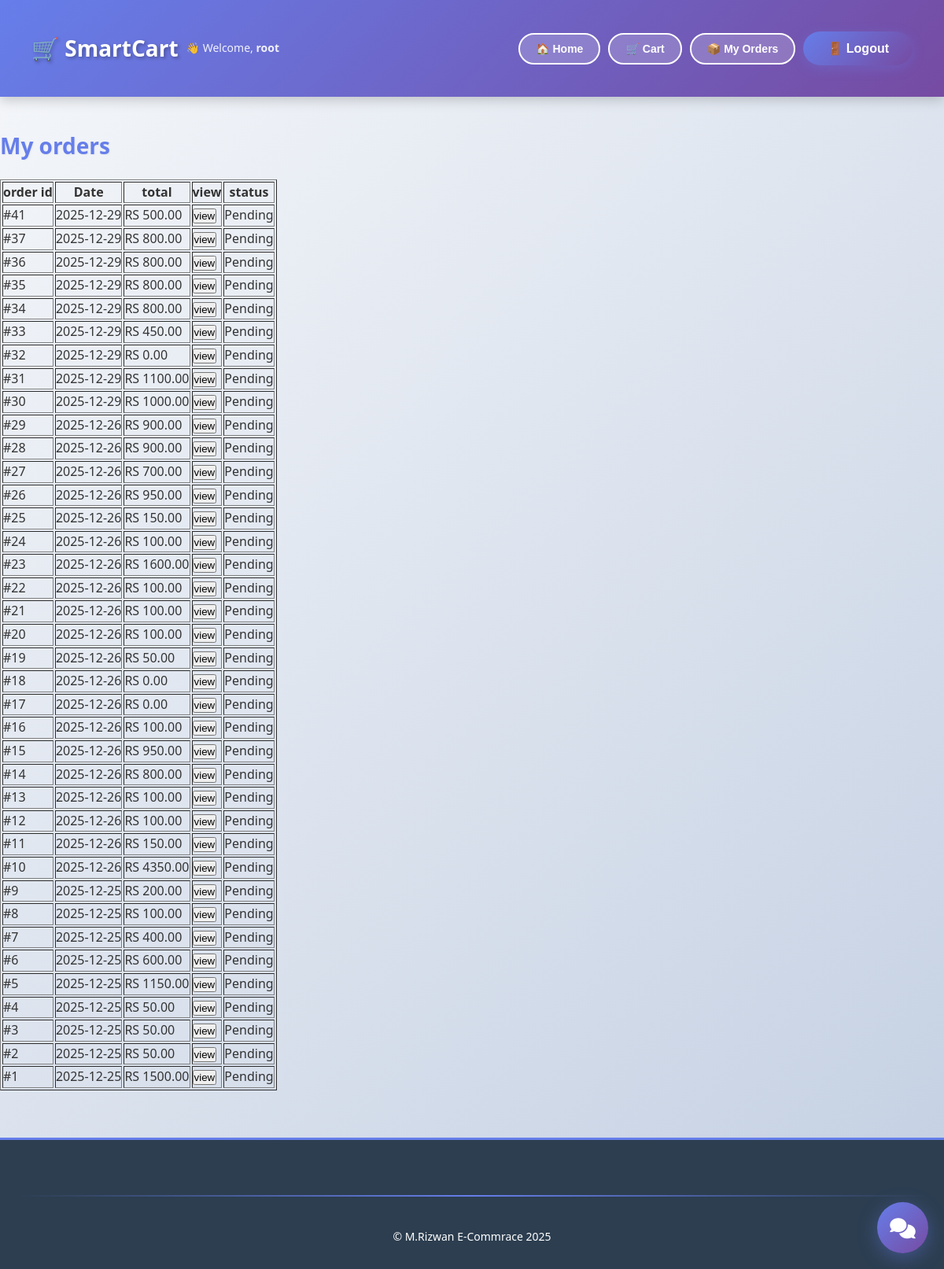
Page /orders/my-orders/ (signed in) on the earlier database version.
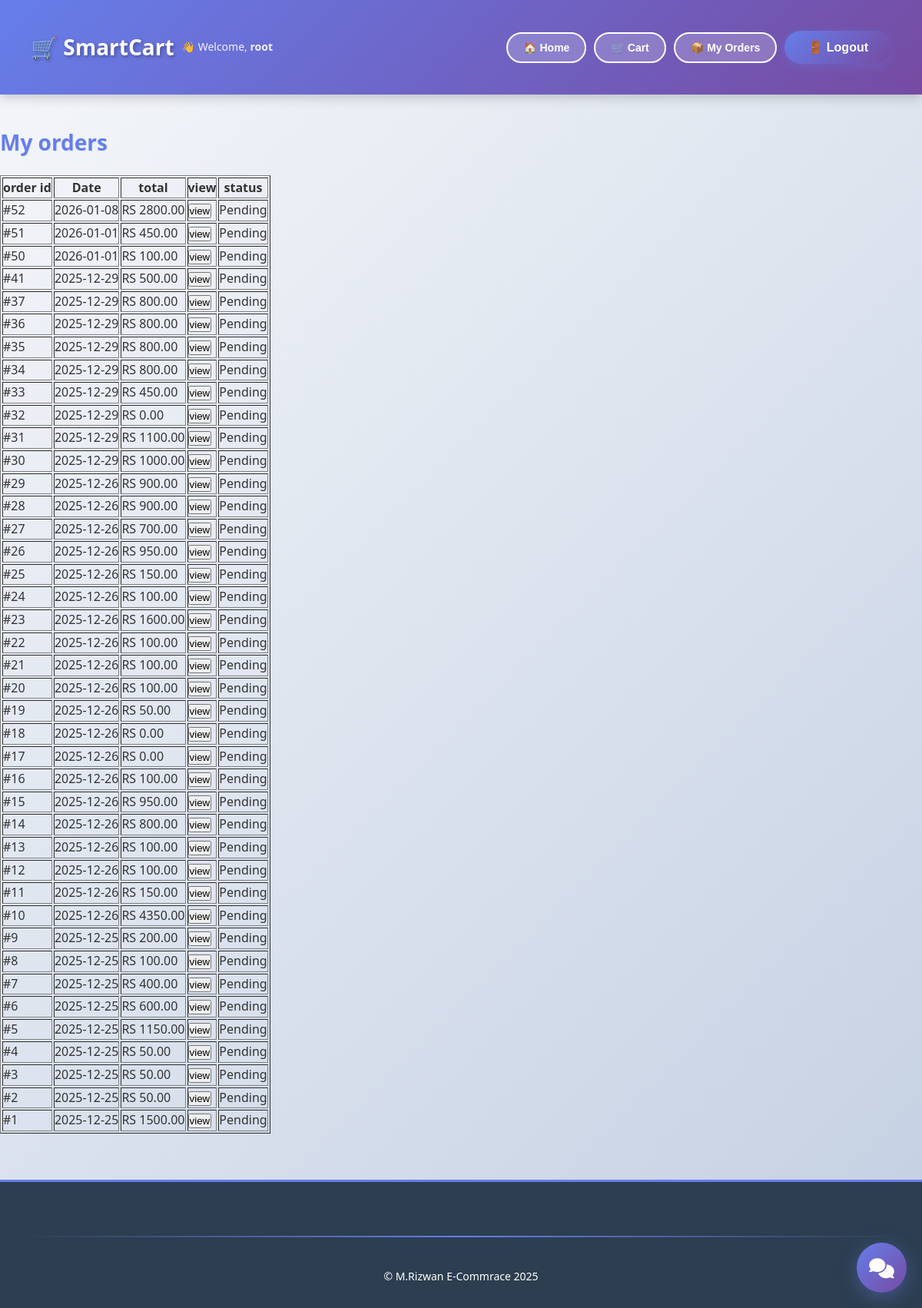
Same page on the later database version.
### orders/models.py (models this page shows, shortened)
class Order(models.Model):
    STATUS_CHOICES= (
        ("pending", "pending"),
        ("processing", "processing"),
        ("shipped", "shipped"),
        ("delivered","delivered"),
        ("cancelled", "cancelled"),
    )
    PAYMENT_METHODS =(
        ("cod", "Cash on delivery"),
        ("stripe", "Stripe"),
    )
    user = models.ForeignKey(User, on_delete=models.CASCADE)
    total_price = models.DecimalField(max_digits=10, decimal_places=2)
    payment_method = models.CharField(max_length=20, choices=PAYMENT_METHODS)
    status = models.CharField(max_length=20, choices=STATUS_CHOICES , default="pending")
    created_at = models.DateTimeField(auto_now_add=True)
    is_paid = models.BooleanField(default=False)

### orders/views.py (the view)
# urls.py: path('my-orders/', MyOrderView.as_view(), name="my_orders"),
class MyOrderView(LoginRequiredMixin, ListView):
    model= Order
    template_name= "orders/my_order.html"
    context_object_name= "orders"
    def get_queryset(self):
        return Order.objects.filter(user=self.request.user).order_by("-created_at")

### ai_engine/tracking.py (called while the page is built, shortened)
    def __call__(self, request):
        response = self.get_response(request)
        return response

### templates/orders/my_order.html
{% extends "base.html" %}
{% block content %}
<h2>My orders</h2>
{% if orders %}
    <table border="1">
        <tr>
            <th>order id</th>
            <th>Date</th>
            <th>total</th>
            <th>view</th>
            <th>status</th>
        </tr>
        {% for order in orders %}
        <tr>
        <td>#{{order.id}} </td>
        <td>{{order.created_at|date:"Y-m-d" }} </td>
        <td>RS {{order.total_price}} </td>
        <td>
            <a href="{% url 'order_detail' order.id %}"><button>view</button></a>
        </td>
        <td>{{order.status|title}} </td>
        </tr>
        {% endfor %}
    </table>
{% else %}
<p>No order found.</p>
{% endif %}
{% endblock content %}

Differences in the rows shown:
added Order: id "52", created_at "2026-01-08", total_price "2800.00", status "Pending"
added Order: id "51", created_at "2026-01-01", total_price "450.00", status "Pending"
added Order: id "50", created_at "2026-01-01", total_price "100.00", status "Pending"
